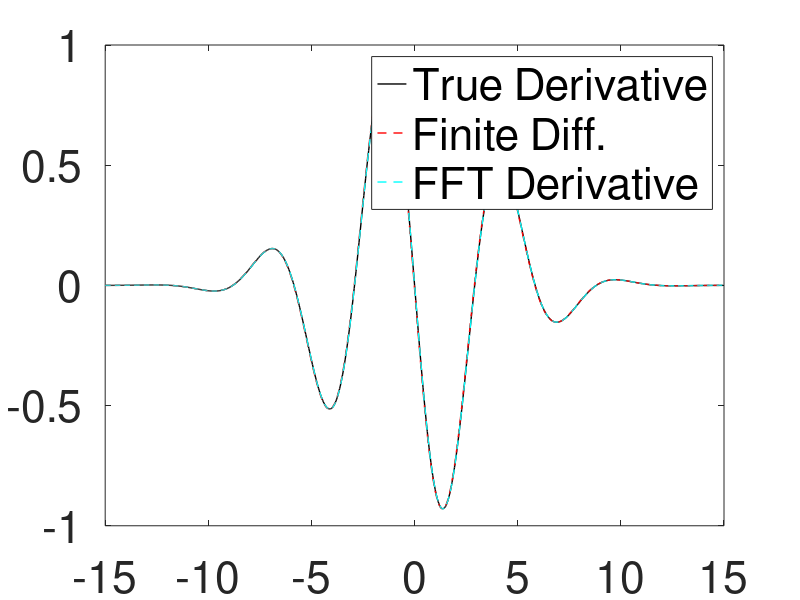

Recreate this plot in MATLAB.
clear all, close all, clc

n = 1024;
L = 30;
dx = L/(n);
x = -L/2:dx:L/2-dx;
f = cos(x).*exp(-x.^2/25);
df = -(sin(x).*exp(-x.^2/25) + (2/25)*x.*f);

%%
for kappa = 1:length(df) - 1
    dfFD(kappa) = (f(kappa+1)-f(kappa))/dx;
end
dfFD(end+1) = dfFD(end);

%%
fhat = fft(f);
kappa = (2*pi/L)*[-n/2:n/2-1];
kappa = fftshift(kappa);
dfhat = i*kappa.*fhat;
dfFFT = real(ifft(dfhat));

%%
plot(x,df,'k','LineWidth',1), hold on
plot(x,dfFD,'r--','Linewidth',1)
plot(x,dfFFT,'c--','LineWidth',1)
l1=legend('True Derivative','Finite Diff.','FFT Derivative')
set(gca,'Fontsize',32);
set(l1,'Fontsize',32);
